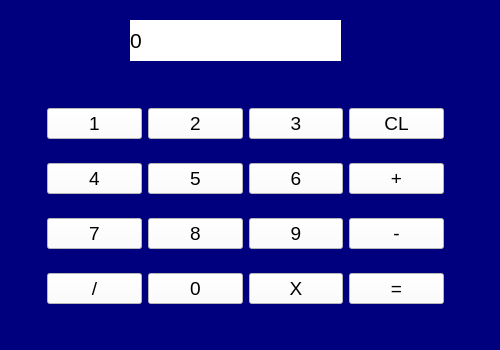
<?xml version="1.0" encoding="UTF-8"?>
<ui version="4.0">
 <class>calc</class>
 <widget class="QWidget" name="calc">
  <property name="geometry">
   <rect>
    <x>0</x>
    <y>0</y>
    <width>500</width>
    <height>350</height>
   </rect>
  </property>
  <property name="sizePolicy">
   <sizepolicy hsizetype="Ignored" vsizetype="Ignored">
    <horstretch>0</horstretch>
    <verstretch>0</verstretch>
   </sizepolicy>
  </property>
  <property name="minimumSize">
   <size>
    <width>500</width>
    <height>350</height>
   </size>
  </property>
  <property name="maximumSize">
   <size>
    <width>500</width>
    <height>350</height>
   </size>
  </property>
  <property name="windowTitle">
   <string>Calcul</string>
  </property>
  <property name="windowIcon">
   <iconset resource="icon.qrc">
    <normaloff>:/logo/logo.png</normaloff>:/logo/logo.png</iconset>
  </property>
  <property name="autoFillBackground">
   <bool>false</bool>
  </property>
  <property name="styleSheet">
   <string notr="true">background-color: rgb(0, 0, 127);</string>
  </property>
  <widget class="QWidget" name="layoutWidget">
   <property name="geometry">
    <rect>
     <x>40</x>
     <y>90</y>
     <width>411</width>
     <height>241</height>
    </rect>
   </property>
   <layout class="QGridLayout" name="gridLayout" rowstretch="4,0,0,0">
    <property name="leftMargin">
     <number>7</number>
    </property>
    <property name="topMargin">
     <number>0</number>
    </property>
    <property name="rightMargin">
     <number>7</number>
    </property>
    <property name="bottomMargin">
     <number>7</number>
    </property>
    <item row="3" column="0">
     <widget class="QPushButton" name="b_div">
      <property name="font">
       <font>
        <pointsize>14</pointsize>
       </font>
      </property>
      <property name="styleSheet">
       <string notr="true">background-color: rgb(255, 255, 255);</string>
      </property>
      <property name="text">
       <string>/</string>
      </property>
     </widget>
    </item>
    <item row="3" column="1">
     <widget class="QPushButton" name="b0">
      <property name="font">
       <font>
        <pointsize>14</pointsize>
       </font>
      </property>
      <property name="styleSheet">
       <string notr="true">background-color: rgb(255, 255, 255);</string>
      </property>
      <property name="text">
       <string>0</string>
      </property>
     </widget>
    </item>
    <item row="3" column="2">
     <widget class="QPushButton" name="b_mul">
      <property name="font">
       <font>
        <pointsize>14</pointsize>
       </font>
      </property>
      <property name="styleSheet">
       <string notr="true">background-color: rgb(255, 255, 255);</string>
      </property>
      <property name="text">
       <string>X</string>
      </property>
     </widget>
    </item>
    <item row="2" column="1">
     <widget class="QPushButton" name="b8">
      <property name="font">
       <font>
        <pointsize>14</pointsize>
       </font>
      </property>
      <property name="styleSheet">
       <string notr="true">background-color: rgb(255, 255, 255);</string>
      </property>
      <property name="text">
       <string>8</string>
      </property>
     </widget>
    </item>
    <item row="2" column="3">
     <widget class="QPushButton" name="b_min">
      <property name="font">
       <font>
        <pointsize>14</pointsize>
       </font>
      </property>
      <property name="styleSheet">
       <string notr="true">background-color: rgb(255, 255, 255);</string>
      </property>
      <property name="text">
       <string>-</string>
      </property>
     </widget>
    </item>
    <item row="0" column="2">
     <widget class="QPushButton" name="b3">
      <property name="font">
       <font>
        <pointsize>14</pointsize>
       </font>
      </property>
      <property name="styleSheet">
       <string notr="true">background-color: rgb(255, 255, 255);</string>
      </property>
      <property name="text">
       <string>3</string>
      </property>
     </widget>
    </item>
    <item row="1" column="2">
     <widget class="QPushButton" name="b6">
      <property name="font">
       <font>
        <pointsize>14</pointsize>
       </font>
      </property>
      <property name="styleSheet">
       <string notr="true">background-color: rgb(255, 255, 255);</string>
      </property>
      <property name="text">
       <string>6</string>
      </property>
     </widget>
    </item>
    <item row="1" column="0">
     <widget class="QPushButton" name="b4">
      <property name="font">
       <font>
        <pointsize>14</pointsize>
       </font>
      </property>
      <property name="styleSheet">
       <string notr="true">background-color: rgb(255, 255, 255);</string>
      </property>
      <property name="text">
       <string>4</string>
      </property>
     </widget>
    </item>
    <item row="2" column="0">
     <widget class="QPushButton" name="b7">
      <property name="font">
       <font>
        <pointsize>14</pointsize>
       </font>
      </property>
      <property name="styleSheet">
       <string notr="true">background-color: rgb(255, 255, 255);</string>
      </property>
      <property name="text">
       <string>7</string>
      </property>
     </widget>
    </item>
    <item row="1" column="1">
     <widget class="QPushButton" name="b5">
      <property name="font">
       <font>
        <pointsize>14</pointsize>
       </font>
      </property>
      <property name="styleSheet">
       <string notr="true">background-color: rgb(255, 255, 255);</string>
      </property>
      <property name="text">
       <string>5</string>
      </property>
     </widget>
    </item>
    <item row="1" column="3">
     <widget class="QPushButton" name="b_plus">
      <property name="font">
       <font>
        <pointsize>14</pointsize>
       </font>
      </property>
      <property name="styleSheet">
       <string notr="true">background-color: rgb(255, 255, 255);</string>
      </property>
      <property name="text">
       <string>+</string>
      </property>
     </widget>
    </item>
    <item row="0" column="1">
     <widget class="QPushButton" name="b2">
      <property name="font">
       <font>
        <pointsize>14</pointsize>
       </font>
      </property>
      <property name="styleSheet">
       <string notr="true">background-color: rgb(255, 255, 255);</string>
      </property>
      <property name="text">
       <string>2</string>
      </property>
     </widget>
    </item>
    <item row="3" column="3">
     <widget class="QPushButton" name="b_eq">
      <property name="font">
       <font>
        <pointsize>14</pointsize>
       </font>
      </property>
      <property name="styleSheet">
       <string notr="true">background-color: rgb(255, 255, 255);</string>
      </property>
      <property name="text">
       <string>=</string>
      </property>
     </widget>
    </item>
    <item row="2" column="2">
     <widget class="QPushButton" name="b9">
      <property name="font">
       <font>
        <pointsize>14</pointsize>
       </font>
      </property>
      <property name="styleSheet">
       <string notr="true">background-color: rgb(255, 255, 255);</string>
      </property>
      <property name="text">
       <string>9</string>
      </property>
     </widget>
    </item>
    <item row="0" column="0">
     <widget class="QPushButton" name="b1">
      <property name="font">
       <font>
        <pointsize>14</pointsize>
       </font>
      </property>
      <property name="styleSheet">
       <string notr="true">background-color: rgb(255, 255, 255);</string>
      </property>
      <property name="text">
       <string>1</string>
      </property>
     </widget>
    </item>
    <item row="0" column="3">
     <widget class="QPushButton" name="b_cl">
      <property name="font">
       <font>
        <pointsize>14</pointsize>
       </font>
      </property>
      <property name="styleSheet">
       <string notr="true">background-color: rgb(255, 255, 255);</string>
      </property>
      <property name="text">
       <string>CL</string>
      </property>
     </widget>
    </item>
   </layout>
  </widget>
  <widget class="QLabel" name="LE">
   <property name="geometry">
    <rect>
     <x>130</x>
     <y>20</y>
     <width>211</width>
     <height>41</height>
    </rect>
   </property>
   <property name="font">
    <font>
     <pointsize>16</pointsize>
    </font>
   </property>
   <property name="styleSheet">
    <string notr="true">background-color: rgb(255, 255, 255);
color: rgb(0, 0, 0);</string>
   </property>
   <property name="text">
    <string>0</string>
   </property>
  </widget>
 </widget>
 <resources>
  <include location="icon.qrc"/>
 </resources>
 <connections/>
</ui>
